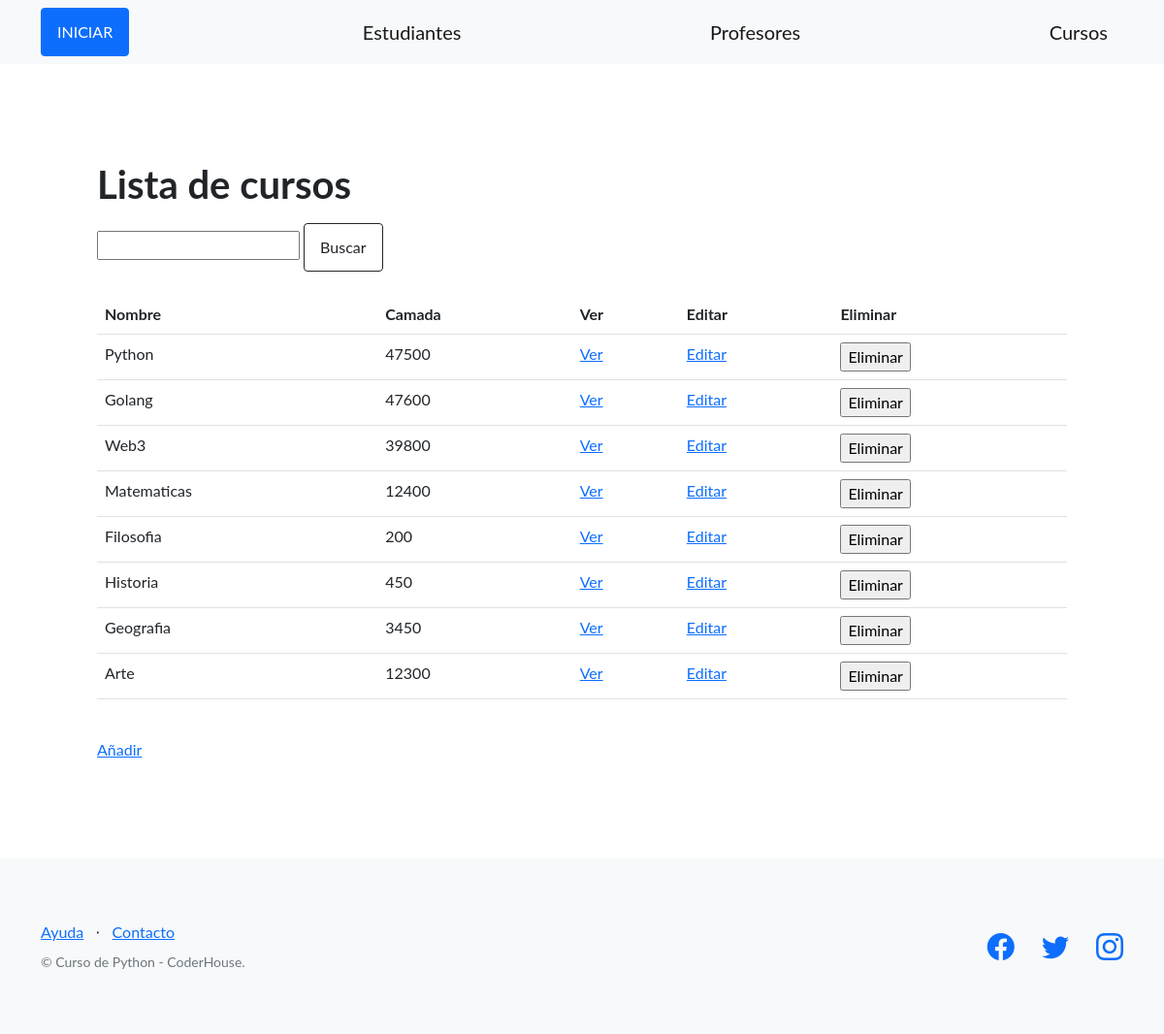
Before: /curso/ with the older database file.
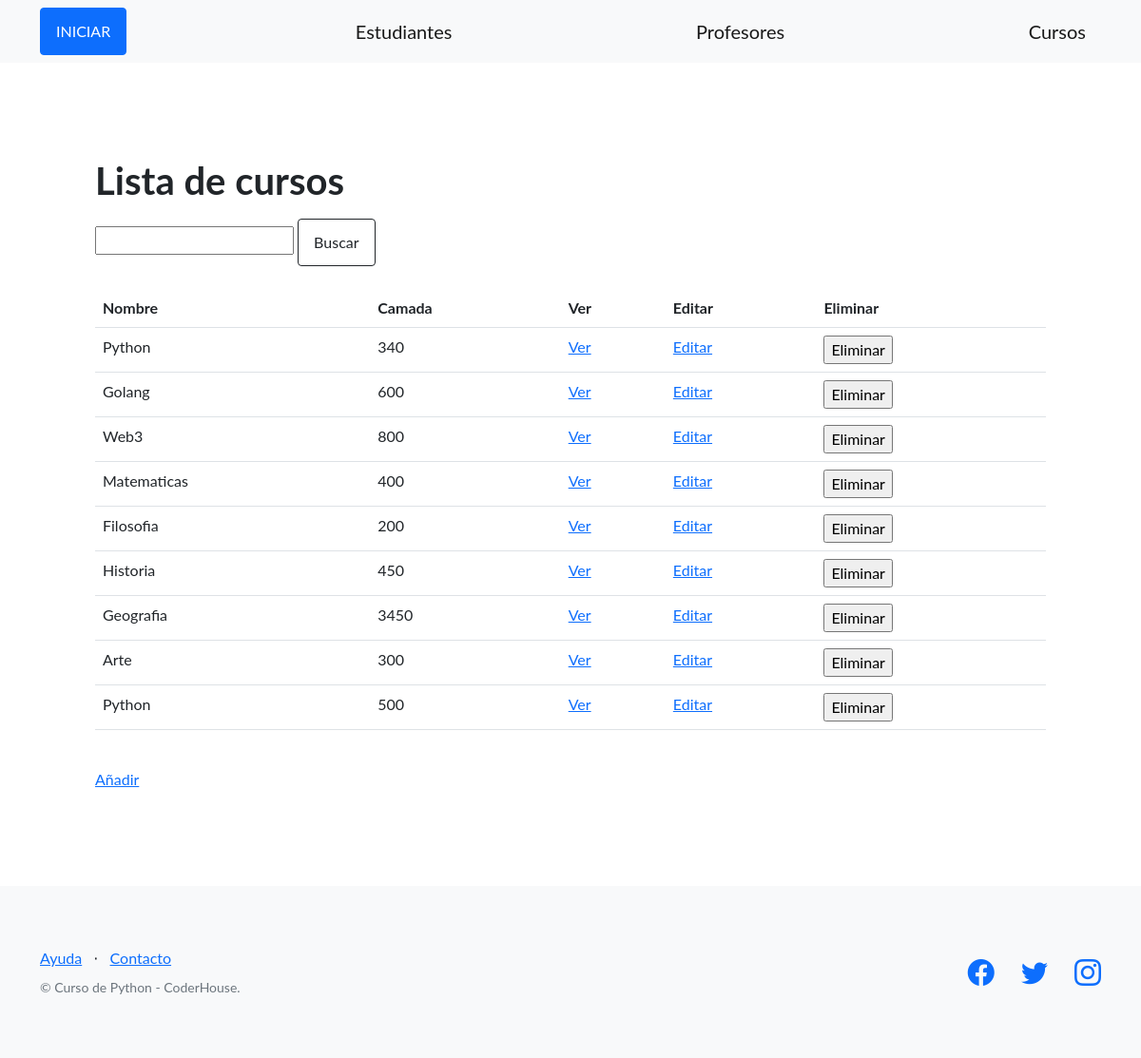
After: the same page with the newer database file.
### AppCoder/models.py (models this page shows, shortened)
class Curso(models.Model):
    nombre = models.CharField(max_length=64)
    camada = models.IntegerField(default=0)
    descripcion = models.TextField(null=True)

### AppCoder/views.py (the view)
# urls.py: path('curso/', listar_curso, name="listar_curso"),
def listar_curso(request):
    contexto1= {
       'cursos': Curso.objects.all()
    }
    return render(
    request=request,
    template_name='AppCoder/lista_cursos.html',
    context=contexto1,
  )

### AppCoder/templates/AppCoder/lista_cursos.html (shortened to what this page needs)
{% extends "AppCoder/base.html" %}
{% block contenido %}
<section>
  <div>
    <h1>Lista de cursos</h1>
    <form action="{% url 'buscar_curso' %}" method="post">
      <input type="text" name="busqueda">
      <input type="submit" value="Buscar" class="btn btn-outline-dark">
   </form>
   <br>
   <table class=table>
    <tbody>
      <tr>
         <th>Nombre</th>
         <th>Camada</th>
         <th>Ver</th>
         <th>Editar</th>
         <th>Eliminar</th>
     </tr>
     {% for cur in cursos %}
     <tr>
      <td>{{cur.nombre}}</td>
      <td>{{cur.camada}}</td>
      <td>
        <a href="{%url 'ver_curso' cur.pk %}">
          Ver
        </a>
      </td>
      <td>
       <a href="{% url 'editar_curso' cur.pk %}">
        Editar
      </a>
      </td>
       <td>
        <form action="{% url 'eliminar_curso' cur.pk%}" method="post">
          <input type="submit" value="Eliminar">
        </form>
      </td>
     </tr>
     {% endfor %}
    </tbody>
   </table>
    <br>
    <a href="{%url 'crear_curso' %}">Añadir</a>
  </div>
</section>
{% endblock contenido %}

### AppCoder/templates/AppCoder/base.html (shortened to what this page needs)
{% load static %}
<!DOCTYPE html>
<html lang="en">
    <head>
        <link href="https://cdn.jsdelivr.net/npm/bootstrap-icons@1.5.0/font/bootstrap-icons.css" rel="stylesheet" type="text/css" />
        <link href="{% static "AppCoder/css/styles.css" %}" rel="stylesheet" type="text/css" />
    </head>
    <body>
        <nav class="navbar navbar-light bg-light static-top">
            <div class="container">
                <a class="btn btn-primary zoom-hover" href="{% url 'inicio' %}">INICIAR</a>
                <a class="navbar-brand zoom-hover" href="{% url 'listar_alumnos' %}">Estudiantes</a>
                <a class="navbar-brand" href="{% url 'listar_profesores'%}">Profesores</a>
                <a class="navbar-brand" href="{% url 'listar_curso' %}">Cursos</a>
            </div>
        </nav>
        <section style="padding:100px;">
        {% block contenido %}
        {% endblock contenido %}
        </section>
        <footer class="footer bg-light">
            <div class="container">
                <div class="row">
                    <div class="col-lg-6 h-100 text-center text-lg-start my-auto">
                        <ul class="list-inline mb-2">
                            <li class="list-inline-item"><a href="#!">Ayuda</a></li>
                            <li class="list-inline-item">⋅</li>
                            <li class="list-inline-item"><a href="#!">Contacto</a></li>
                        </ul>
                        <p class="text-muted small mb-4 mb-lg-0">&copy; Curso de Python - CoderHouse.</p>
                    </div>
                    <div class="col-lg-6 h-100 text-center text-lg-end my-auto">
                        <ul class="list-inline mb-0">
                            <li class="list-inline-item me-4">
                                <a href="#!"><i class="bi-facebook fs-3"></i></a>
                            </li>
                            <li class="list-inline-item me-4">
                                <a href="#!"><i class="bi-twitter fs-3"></i></a>
                            </li>
                            <li class="list-inline-item">
                                <a href="https://www.instagram.com/espndeportes/?hl=es"><i class="bi-instagram fs-3"></i></a>
                            </li>
                        </ul>
                    </div>
                </div>
            </div>
        </footer>
    </body>
</html>

Changed rows visible on the page:
changed Curso (number 1 of 9 on the later page): camada "47500" → "340"
changed Curso "Golang": camada "47600" → "600"
changed Curso "Web3": camada "39800" → "800"
changed Curso "Matematicas": camada "12400" → "400"
changed Curso "Arte": camada "12300" → "300"
added Curso: nombre "Python", camada "500"
